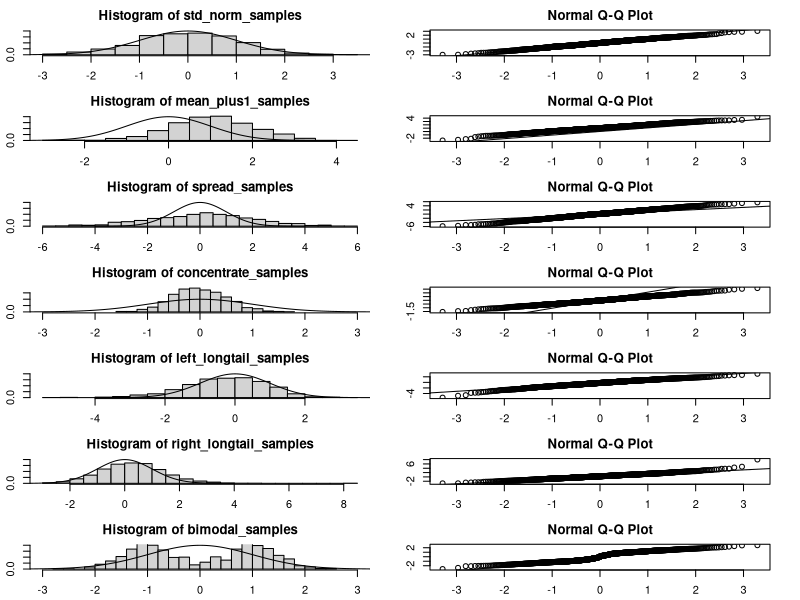

Reproduce this figure in R.
## ---- chunk 1
#| echo: false
#| fig-height: 20
#| fig-align: center

set.seed(98105)
x_grid <- seq(-4, 4, 0.01)

par(mfrow = c(7, 2), mar = rep(0.3, 4), mai = rep(0.3, 4))
# almost identical
std_norm_samples <- rnorm(n = 1e3, mean = 0, sd = 1)
hist(std_norm_samples, freq = FALSE, breaks = 20, ylim = c(0, 0.4)); lines(x_grid, dnorm(x_grid))
qqnorm(std_norm_samples); qqline(std_norm_samples)

# mean + 1
mean_plus1_samples <- rnorm(n = 1e3, mean = 1, sd = 1)
hist(mean_plus1_samples, freq = FALSE, breaks = 20, ylim = c(0, 0.4)); lines(x_grid, dnorm(x_grid))
qqnorm(mean_plus1_samples); qqline(std_norm_samples)

# more spread
spread_samples <- rnorm(n = 1e3, mean = 0, sd = 2)
hist(spread_samples, freq = FALSE, breaks = 20, ylim = c(0, 0.4)); lines(x_grid, dnorm(x_grid))
qqnorm(spread_samples); qqline(std_norm_samples)

# more concentrated
concentrate_samples <- rnorm(n = 1e3, mean = 0, sd = 0.5)
hist(concentrate_samples, freq = FALSE, breaks = 20, xlim = c(-3, 3)); lines(x_grid, dnorm(x_grid))
qqnorm(concentrate_samples); qqline(std_norm_samples)

# left-long-tail
left_longtail_samples <- std_norm_samples - rgamma(n = 1e3, shape = 0.3)
hist(left_longtail_samples, freq = FALSE, breaks = 20, ylim = c(0, 0.4)); lines(x_grid, dnorm(x_grid))
qqnorm(left_longtail_samples); qqline(std_norm_samples)

# right-long-tail
right_longtail_samples <- std_norm_samples + rgamma(n = 1e3, shape = 0.3)
hist(right_longtail_samples, freq = FALSE, breaks = 20, ylim = c(0, 0.4)); lines(x_grid, dnorm(x_grid))
qqnorm(right_longtail_samples); qqline(std_norm_samples)

# bimodal
bimodal_samples <- c(rnorm(n = 5e2, mean = -1, sd = 0.5), rnorm(n = 5e2, mean = 1, sd = 0.5))
hist(bimodal_samples, freq = FALSE, breaks = 20, xlim = c(-3, 3), ylim = c(0, 0.4)); lines(x_grid, dnorm(x_grid))
qqnorm(bimodal_samples); qqline(std_norm_samples)

